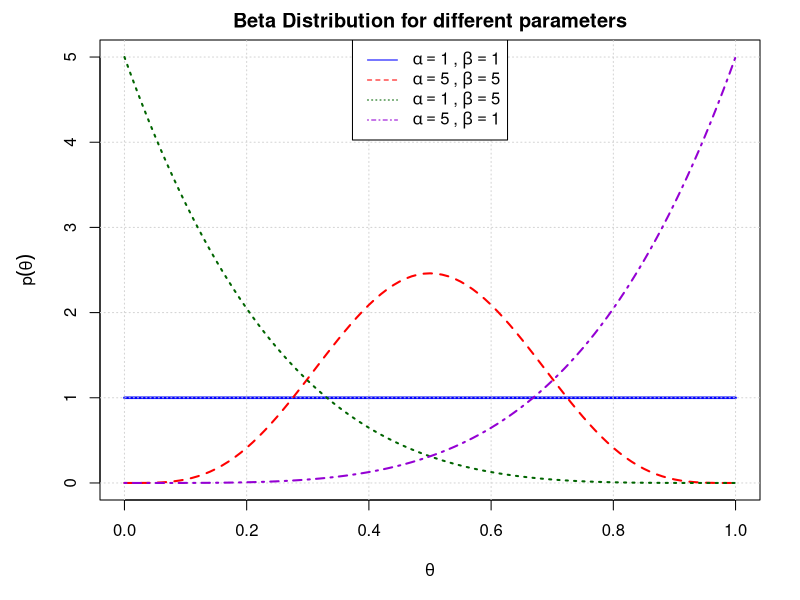

This chart was generated by the following R code:
## ---- chunk 1
# set alpha and beta parameters
# a = 
# b = 

# plot the beta distribution given a and b
# set the margins
par(mar=c(5,5,2,2))

# plot the prior distribution from students
# curve(dbeta(.....)....)

# add a legend showing the alpha and beta values
# legend("topright", ......)

## ---- chunk 2
# my hyperprior parameters for alpha and beta
# mya = 
# myb = 

# plot my prior distribution

# set plot margins
par(mar=c(5,5,2,2))

# plot the prior distribution from students
# curve(dbeta(x, shape1 = .....).....)
## ---- chunk 3
# function to calculate the expected value (the mean) of the beta distribution
meanbeta = function(a,b){ 
 # write the function here
  
}

# function to calculate the variance of the beta distribution
varbeta = function(a,b){
  # write function here

}

# use the function to calculate the mean and variance of your prior distribution on theta
#priormean =
#priorvar = 
## ---- chunk 4
# record your data before eating it!

# total number of trials
n = 15

########### PLAIN M&M's ##################
y = 1
nred = 3
norange = 5
nyellow = 2
ngreen = 3
nbrown = 1

## ---- chunk 5
# mean and variance of posterior
postmean = meanbeta(a = (y + mya), b = (n-y+myb))

postvar = varbeta(a = (y+mya), b = (n-y+myb))

print(c(postmean, postvar))
## ---- chunk 6
# set margins
par( mar = c(5,5,2,2))

# plot the posterior distribution
# curve( ....)


# add a line to the plot to show the mean of the posterior (postmean calculated in cell above)
# abline(v=postmean, lty=4, lwd=2, col="red")

# add the prior distribution to the plot, to compare
# curve(.....)


# add a legend
# legend("topright", legend = c("posterior",                              as.expression(bquote("posterior mean"==.(postmean))),                              as.expression(bquote("prior, "~alpha == .(mya)~"and"~beta == .(myb))) ),   lty=c(1,4,3), lwd=2, col=c("black", "red", "darkgrey"))
## ---- chunk 7
# class data, number of successes from each bag
# mydata = c()

# total successes for class
# yclass = sum(mydata)

# total trials for class is number of trials for each student n=16 times number of students
# nclass = n*length(mydata)

## ---- chunk 8
# set margins
par( mar = c(5,5,2,2))

# plot the posterior distribution
# curve( ..... )

# add the prior distribution to the plot, to compare
# curve(......)

# posterior mean and variance for the class
# postmeanclass = meanbeta(a = (yclass + mya), b = (nclass-yclass+myb))
# postvarclass = varbeta(a = (yclass + mya), b = (nclass-yclass+myb))

# add a line to the plot to show the mean of the posterior for the class
# abline(v=postmeanclass, lty=4, lwd=2, col="red")

# add a legend
# legend("topright", legend = c("posterior",                              as.expression(bquote("posterior mean"==.(postmeanclass))),                              as.expression(bquote("prior, "~alpha == .(mya)~"and"~beta == .(myb))) ),   lty=c(1,4,3), lwd=2, col=c("black", "red", "darkgrey"))
## ---- chunk 9
# alpha and beta both equal to one
a1 = 1
b1 = 1

# alpha and beta are equal to each other but not equal to one
a2 = 5
b2 = 5

# alpha < beta 
a3 = 1
b3 = 5

# alpha > beta
a4 = 5
b4 = 1

# set the margins
par(mar=c(5,5,2,2))
# plot the prior distribution from students
curve(dbeta(x, shape1 = a1, shape2 = b1), col = "blue",
      xlab = expression(theta), ylab = expression(p(theta)), lwd = 2.5, main="Beta Distribution for different parameters", ylim=c(0,5))
# add a grid to the plot if you like
grid()

# add more curves of the beta distribution made using different alpha and beta values
curve(dbeta(x, shape1 = a2, shape2 = b2), add=TRUE, lty=2, lwd=2, col="red")
curve(dbeta(x, shape1 = a3, shape2 = b3), add=TRUE, lty=3, lwd=2, col = "darkgreen")
curve(dbeta(x, shape1 = a4, shape2 = b4), add=TRUE, lty=4, lwd=2, col="darkviolet")

# add a legend showing the alpha and beta values
legend("top", legend = c(
  as.expression( bquote(alpha == .(a1)~","~beta == .(b1)) ), 
  as.expression( bquote(alpha == .(a2)~","~beta == .(b2)) ),
  as.expression( bquote(alpha == .(a3)~","~beta == .(b3)) ),
  as.expression( bquote(alpha == .(a4)~","~beta == .(b4)) )
  ), lty=c(1,2,3,4), col=c("blue", "red", "darkgreen", "darkviolet"))
